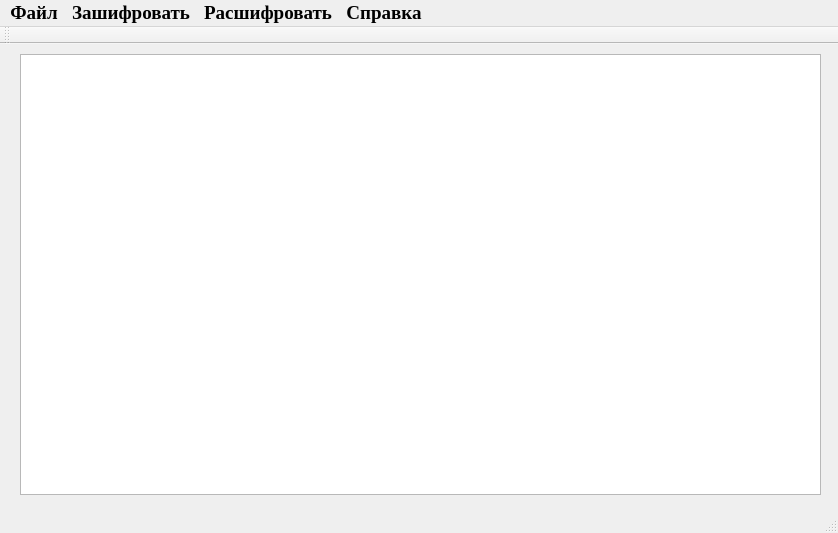
<?xml version="1.0" encoding="UTF-8"?>
<ui version="4.0">
 <class>MainWindow</class>
 <widget class="QMainWindow" name="MainWindow">
  <property name="geometry">
   <rect>
    <x>0</x>
    <y>0</y>
    <width>838</width>
    <height>533</height>
   </rect>
  </property>
  <property name="font">
   <font>
    <family>Times New Roman</family>
    <pointsize>14</pointsize>
    <weight>75</weight>
    <bold>true</bold>
   </font>
  </property>
  <property name="windowTitle">
   <string>Шифрование методами перестановки и гаммирования</string>
  </property>
  <widget class="QWidget" name="centralWidget">
   <widget class="QTextEdit" name="textEdit">
    <property name="geometry">
     <rect>
      <x>20</x>
      <y>10</y>
      <width>801</width>
      <height>441</height>
     </rect>
    </property>
    <property name="font">
     <font>
      <family>Times New Roman</family>
      <pointsize>14</pointsize>
      <weight>50</weight>
      <bold>false</bold>
     </font>
    </property>
   </widget>
  </widget>
  <widget class="QMenuBar" name="menuBar">
   <property name="geometry">
    <rect>
     <x>0</x>
     <y>0</y>
     <width>838</width>
     <height>31</height>
    </rect>
   </property>
   <property name="font">
    <font>
     <family>Times New Roman</family>
     <pointsize>14</pointsize>
     <weight>75</weight>
     <bold>true</bold>
    </font>
   </property>
   <widget class="QMenu" name="menu">
    <property name="font">
     <font>
      <family>Times New Roman</family>
      <pointsize>12</pointsize>
     </font>
    </property>
    <property name="title">
     <string>Файл</string>
    </property>
    <addaction name="action"/>
    <addaction name="action_2"/>
    <addaction name="action_3"/>
    <addaction name="action_4"/>
    <addaction name="separator"/>
    <addaction name="action_6"/>
   </widget>
   <widget class="QMenu" name="menu_2">
    <property name="font">
     <font>
      <family>Times New Roman</family>
      <pointsize>12</pointsize>
     </font>
    </property>
    <property name="title">
     <string>Зашифровать</string>
    </property>
    <addaction name="action_7"/>
    <addaction name="action_8"/>
    <addaction name="action_9"/>
    <addaction name="action_10"/>
   </widget>
   <widget class="QMenu" name="menu_3">
    <property name="font">
     <font>
      <family>Times New Roman</family>
      <pointsize>12</pointsize>
     </font>
    </property>
    <property name="title">
     <string>Расшифровать</string>
    </property>
    <addaction name="action_11"/>
    <addaction name="action_12"/>
    <addaction name="action_13"/>
    <addaction name="action_14"/>
   </widget>
   <widget class="QMenu" name="menu_4">
    <property name="font">
     <font>
      <family>Times New Roman</family>
      <pointsize>12</pointsize>
      <weight>50</weight>
      <bold>false</bold>
     </font>
    </property>
    <property name="title">
     <string>Справка</string>
    </property>
    <addaction name="action_15"/>
    <addaction name="action_16"/>
   </widget>
   <addaction name="menu"/>
   <addaction name="menu_2"/>
   <addaction name="menu_3"/>
   <addaction name="menu_4"/>
  </widget>
  <widget class="QToolBar" name="mainToolBar">
   <attribute name="toolBarArea">
    <enum>TopToolBarArea</enum>
   </attribute>
   <attribute name="toolBarBreak">
    <bool>false</bool>
   </attribute>
  </widget>
  <widget class="QStatusBar" name="statusBar"/>
  <action name="action">
   <property name="text">
    <string>Создать</string>
   </property>
   <property name="font">
    <font>
     <family>Times New Roman</family>
     <pointsize>12</pointsize>
    </font>
   </property>
  </action>
  <action name="action_2">
   <property name="text">
    <string>Открыть</string>
   </property>
  </action>
  <action name="action_3">
   <property name="text">
    <string>Сохранить</string>
   </property>
  </action>
  <action name="action_4">
   <property name="text">
    <string>Сохранить как</string>
   </property>
  </action>
  <action name="action_6">
   <property name="text">
    <string>Выход</string>
   </property>
  </action>
  <action name="action_7">
   <property name="text">
    <string>Побитовая перестановка</string>
   </property>
  </action>
  <action name="action_8">
   <property name="text">
    <string>Посимвольная перестановка</string>
   </property>
  </action>
  <action name="action_9">
   <property name="text">
    <string>Гаммир. с ПСЧ</string>
   </property>
  </action>
  <action name="action_10">
   <property name="text">
    <string>Гаммир. с ключом</string>
   </property>
  </action>
  <action name="action_11">
   <property name="text">
    <string>Побитовая перестановка</string>
   </property>
   <property name="font">
    <font>
     <family>Times New Roman</family>
     <pointsize>12</pointsize>
    </font>
   </property>
  </action>
  <action name="action_12">
   <property name="text">
    <string>Посимвольная перестановка</string>
   </property>
  </action>
  <action name="action_13">
   <property name="text">
    <string>Гаммир. с ПСЧ</string>
   </property>
  </action>
  <action name="action_14">
   <property name="text">
    <string>Гаммир. с ключом</string>
   </property>
  </action>
  <action name="action_15">
   <property name="text">
    <string>О программе</string>
   </property>
   <property name="font">
    <font>
     <family>Times New Roman</family>
     <pointsize>12</pointsize>
    </font>
   </property>
  </action>
  <action name="action_16">
   <property name="text">
    <string>Помощь</string>
   </property>
   <property name="font">
    <font>
     <family>Times New Roman</family>
     <pointsize>12</pointsize>
    </font>
   </property>
  </action>
 </widget>
 <layoutdefault spacing="6" margin="11"/>
 <resources/>
 <connections/>
</ui>
